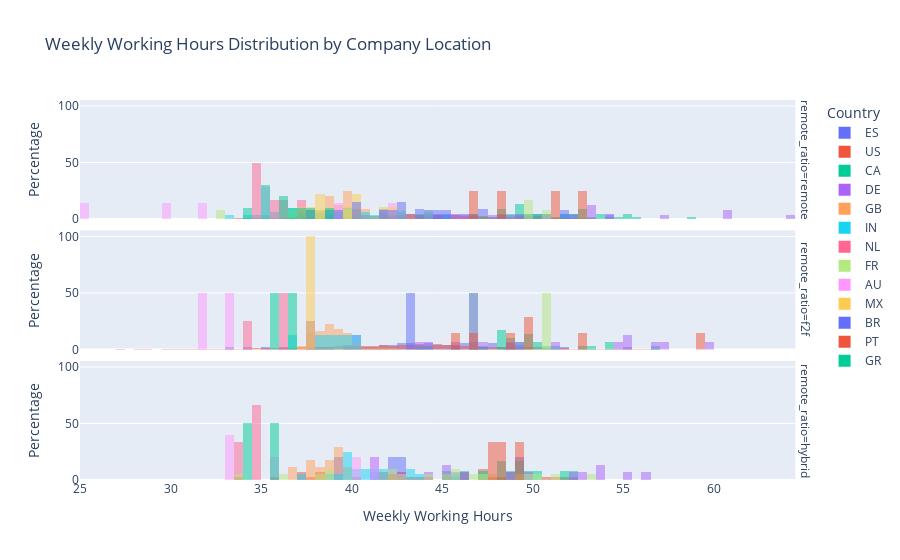

The cell this chart's notebook holds for it:
### Markdown cell above
Analyzing work-life balance and weekly hours between different seniority levels and accross multiple countries.

### Code cell
company_locations = get_frequent_company_locations(df)
filtered_df = df[df['company_location'].isin(company_locations)]
fig = histogram_weekly_hours_seniority_level(filtered_df)
fig

### Figure 1 — Plotly figure (JSON) as saved in the notebook; plotly's stock layout.template omitted (floating-point values rounded to 4 significant figures; data arrays with more than 128 entries replaced by an {"elided": "..."} marker saying what was removed)
{"data": [{"alignmentgroup": "True", "bingroup": "x", "histnorm": "percent", "hovertemplate": "company_location=ES<br>remote_ratio=remote<br>weekly_hours=%{x}<br>percent=%{y}<extra></extra>", "legendgroup": "ES", "marker": {"color": "#636efa", "opacity": 0.5, "pattern": {"shape": ""}}, "name": "ES", "offsetgroup": "ES", "orientation": "v", "showlegend": true, "type": "histogram", "x": [43.78, 52.21, 44.43, 45.16, 49.99, 38.02, 50.15, 49.01, 43.27, 50.63, 51.91, 46.58, 43.88, 42.0, 46.12, 47.19, 44.97, 38.53, 45.68, 41.69, 48.25, 54.23, 47.21], "xaxis": "x3", "yaxis": "y3"}, {"alignmentgroup": "True", "bingroup": "x", "histnorm": "percent", "hovertemplate": "company_location=ES<br>remote_ratio=f2f<br>weekly_hours=%{x}<br>percent=%{y}<extra></extra>", "legendgroup": "ES", "marker": {"color": "#636efa", "opacity": 0.5, "pattern": {"shape": ""}}, "name": "ES", "offsetgroup": "ES", "orientation": "v", "showlegend": false, "type": "histogram", "x": [41.87, 46.9, 55.09, 46.11, 44.15, 47.88, 44.97, 37.76, 35.04, 45.39, 39.66, 43.98, 45.83, 33.32, 42.01, 34.14, 45.75, 42.85, 44.02, 43.28, 36.14, 46.32, 48.25, 47.99, 49.16, 38.98, 47.85, 48.57, 43.4, 41.67, 48.81, 47.33, 51.55, 42.47, 44.45, 40.79, 49.42, 39.58, 45.19, 46.37, 42.53, 46.7, 43.13, 43.99, 38.11, 44.87, 41.41, 42.69, 48.79], "xaxis": "x2", "yaxis": "y2"}, {"alignmentgroup": "True", "bingroup": "x", "histnorm": "percent", "hovertemplate": "company_location=ES<br>remote_ratio=hybrid<br>weekly_hours=%{x}<br>percent=%{y}<extra></extra>", "legendgroup": "ES", "marker": {"color": "#636efa", "opacity": 0.5, "pattern": {"shape": ""}}, "name": "ES", "offsetgroup": "ES", "orientation": "v", "showlegend": false, "type": "histogram", "x": [41.28, 42.43, 39.38, 42.8, 49.19], "xaxis": "x", "yaxis": "y"}, {"alignmentgroup": "True", "bingroup": "x", "histnorm": "percent", "hovertemplate": "company_location=US<br>remote_ratio=remote<br>weekly_hours=%{x}<br>percent=%{y}<extra></extra>", "legendgroup": "US", "marker": {"color": "#EF553B", "opacity": 0.5, "pattern": {"shape": ""}}, "name": "US", "offsetgroup": "US", "orientation": "v", "showlegend": true, "type": "histogram", "x": {"elided": "1331 float values"}, "xaxis": "x3", "yaxis": "y3"}, {"alignmentgroup": "True", "bingroup": "x", "histnorm": "percent", "hovertemplate": "company_location=US<br>remote_ratio=f2f<br>weekly_hours=%{x}<br>percent=%{y}<extra></extra>", "legendgroup": "US", "marker": {"color": "#EF553B", "opacity": 0.5, "pattern": {"shape": ""}}, "name": "US", "offsetgroup": "US", "orientation": "v", "showlegend": false, "type": "histogram", "x": {"elided": "1669 float values"}, "xaxis": "x2", "yaxis": "y2"}, {"alignmentgroup": "True", "bingroup": "x", "histnorm": "percent", "hovertemplate": "company_location=US<br>remote_ratio=hybrid<br>weekly_hours=%{x}<br>percent=%{y}<extra></extra>", "legendgroup": "US", "marker": {"color": "#EF553B", "opacity": 0.5, "pattern": {"shape": ""}}, "name": "US", "offsetgroup": "US", "orientation": "v", "showlegend": false, "type": "histogram", "x": [43.14, 37.24, 43.85, 46.17, 46.21, 52.49, 46.12, 44.38, 38.08, 45.41, 37.91, 35.72, 42.85, 45.79, 42.15, 41.67, 47.83, 51.54, 41.56, 48.92, 47.12, 41.67, 33.64, 47.48, 51.09, 48.62, 48.48, 37.43, 42.88, 38.26, 47.23, 38.47, 47.35, 40.07, 45.2, 50.84, 42.03, 48.51, 42.86, 37.13], "xaxis": "x", "yaxis": "y"}, {"alignmentgroup": "True", "bingroup": "x", "histnorm": "percent", "hovertemplate": "company_location=CA<br>remote_ratio=remote<br>weekly_hours=%{x}<br>percent=%{y}<extra></extra>", "legendgroup": "CA", "marker": {"color": "#00cc96", "opacity": 0.5, "pattern": {"shape": ""}}, "name": "CA", "offsetgroup": "CA", "orientation": "v", "showlegend": true, "type": "histogram", "x": [52.37, 47.65, 44.58, 53.44, 48.28, 52.96, 48.46, 53.93, 51.27, 52.25, 48.27, 44.34, 45.11, 48.92, 52.85, 49.03, 55.61, 49.08, 43.63, 53.56, 50.37, 43.95, 49.1, 54.29, 52.89, 49.33, 58.84, 50.9, 42.96, 50.35, 54.99, 49.66, 48.58, 50.62, 49.16, 52.58, 49.12, 51.64, 48.2, 51.84, 46.92, 47.48, 49.56, 55.13, 46.88, 55.2], "xaxis": "x3", "yaxis": "y3"}, {"alignmentgroup": "True", "bingroup": "x", "histnorm": "percent", "hovertemplate": "company_location=CA<br>remote_ratio=f2f<br>weekly_hours=%{x}<br>percent=%{y}<extra></extra>", "legendgroup": "CA", "marker": {"color": "#00cc96", "opacity": 0.5, "pattern": {"shape": ""}}, "name": "CA", "offsetgroup": "CA", "orientation": "v", "showlegend": false, "type": "histogram", "x": [48.15, 46.51, 44.47, 49.46, 45.9, 50.38, 48.83, 56.64, 51.33, 48.07, 49.64, 52.72, 49.81, 54.18, 54.19, 50.75, 47.26, 48.63, 49.01, 49.82, 49.78, 50.19, 48.35, 53.07, 48.46, 48.33, 46.93, 43.68, 48.51], "xaxis": "x2", "yaxis": "y2"}, {"alignmentgroup": "True", "bingroup": "x", "histnorm": "percent", "hovertemplate": "company_location=CA<br>remote_ratio=hybrid<br>weekly_hours=%{x}<br>percent=%{y}<extra></extra>", "legendgroup": "CA", "marker": {"color": "#00cc96", "opacity": 0.5, "pattern": {"shape": ""}}, "name": "CA", "offsetgroup": "CA", "orientation": "v", "showlegend": false, "type": "histogram", "x": [47.31, 49.1, 52.41, 48.45, 51.94, 49.52, 49.1, 48.14, 46.07, 48.98, 50.02, 45.17], "xaxis": "x", "yaxis": "y"}, {"alignmentgroup": "True", "bingroup": "x", "histnorm": "percent", "hovertemplate": "company_location=DE<br>remote_ratio=remote<br>weekly_hours=%{x}<br>percent=%{y}<extra></extra>", "legendgroup": "DE", "marker": {"color": "#ab63fa", "opacity": 0.5, "pattern": {"shape": ""}}, "name": "DE", "offsetgroup": "DE", "orientation": "v", "showlegend": true, "type": "histogram", "x": [39.13, 60.98, 46.73, 40.35, 45.45, 40.91, 53.06, 43.52, 47.61, 64.34, 53.49, 53.31, 44.67, 48.05, 38.65, 49.06, 40.35, 46.18, 48.8, 60.57, 54.28, 50.85, 52.03, 45.55, 57.39], "xaxis": "x3", "yaxis": "y3"}, {"alignmentgroup": "True", "bingroup": "x", "histnorm": "percent", "hovertemplate": "company_location=DE<br>remote_ratio=f2f<br>weekly_hours=%{x}<br>percent=%{y}<extra></extra>", "legendgroup": "DE", "marker": {"color": "#ab63fa", "opacity": 0.5, "pattern": {"shape": ""}}, "name": "DE", "offsetgroup": "DE", "orientation": "v", "showlegend": false, "type": "histogram", "x": [55.02, 57.38, 44.48, 40.33, 48.54, 49.3, 45.84, 43.54, 46.63, 47.43, 59.75, 51.18, 55.39, 56.51, 40.38, 54.84], "xaxis": "x2", "yaxis": "y2"}, {"alignmentgroup": "True", "bingroup": "x", "histnorm": "percent", "hovertemplate": "company_location=DE<br>remote_ratio=hybrid<br>weekly_hours=%{x}<br>percent=%{y}<extra></extra>", "legendgroup": "DE", "marker": {"color": "#ab63fa", "opacity": 0.5, "pattern": {"shape": ""}}, "name": "DE", "offsetgroup": "DE", "orientation": "v", "showlegend": false, "type": "histogram", "x": [44.39, 52.01, 41.48, 48.66, 45.1, 53.62, 45.93, 55.16, 53.62, 49.73, 42.87, 52.65, 45.2, 46.36, 56.38], "xaxis": "x", "yaxis": "y"}, {"alignmentgroup": "True", "bingroup": "x", "histnorm": "percent", "hovertemplate": "company_location=GB<br>remote_ratio=remote<br>weekly_hours=%{x}<br>percent=%{y}<extra></extra>", "legendgroup": "GB", "marker": {"color": "#FFA15A", "opacity": 0.5, "pattern": {"shape": ""}}, "name": "GB", "offsetgroup": "GB", "orientation": "v", "showlegend": true, "type": "histogram", "x": [39.39, 39.89, 39.48, 39.43, 38.78, 38.59, 39.7, 39.31, 38.27, 37.62, 40.15, 39.55, 39.77, 41.0, 37.44, 39.65, 39.66, 40.78, 37.5, 37.98, 40.39, 38.82, 39.57, 39.4, 38.99, 41.01, 38.76, 41.0, 37.54, 40.66, 40.18, 38.09, 38.55, 40.41, 39.96, 39.2, 38.9, 39.67, 38.06, 37.35, 39.15, 38.73, 37.93, 38.64, 40.65, 40.69, 39.62, 39.53, 40.58, 39.72, 38.86, 37.63, 39.62, 38.45, 39.34, 38.6, 38.88, 39.51, 38.11, 39.83, 40.04, 39.64, 40.43, 38.87, 37.34], "xaxis": "x3", "yaxis": "y3"}, {"alignmentgroup": "True", "bingroup": "x", "histnorm": "percent", "hovertemplate": "company_location=GB<br>remote_ratio=f2f<br>weekly_hours=%{x}<br>percent=%{y}<extra></extra>", "legendgroup": "GB", "marker": {"color": "#FFA15A", "opacity": 0.5, "pattern": {"shape": ""}}, "name": "GB", "offsetgroup": "GB", "orientation": "v", "showlegend": false, "type": "histogram", "x": [38.51, 39.82, 37.56, 36.64, 38.81, 39.47, 38.37, 38.17, 39.16, 37.96, 37.46, 37.71, 38.77, 38.36, 39.42, 37.87, 40.03, 38.37, 38.29, 38.0, 37.78, 39.16, 37.55, 38.87, 38.48, 39.56, 39.3, 38.65, 39.95, 37.67, 37.85, 39.25, 38.47, 39.28, 38.78, 39.18, 38.34, 38.99, 40.33, 39.4, 37.84, 39.66, 39.35, 39.52, 38.62, 39.44, 40.17, 38.86, 37.89, 38.94, 37.64, 37.81, 39.63, 37.9, 39.25, 40.51, 38.4, 38.39, 38.59, 38.69, 38.09, 39.79, 38.86, 40.22, 39.68, 39.51, 41.23, 38.98, 38.12, 39.57, 39.67, 39.61, 38.98, 39.4, 38.86, 38.2, 38.56, 39.07, 42.17, 38.88, 38.21, 39.66, 40.34, 39.49, 38.91, 37.16, 37.38, 39.41, 38.82, 41.91], "xaxis": "x2", "yaxis": "y2"}, {"alignmentgroup": "True", "bingroup": "x", "histnorm": "percent", "hovertemplate": "company_location=GB<br>remote_ratio=hybrid<br>weekly_hours=%{x}<br>percent=%{y}<extra></extra>", "legendgroup": "GB", "marker": {"color": "#FFA15A", "opacity": 0.5, "pattern": {"shape": ""}}, "name": "GB", "offsetgroup": "GB", "orientation": "v", "showlegend": false, "type": "histogram", "x": [39.06, 37.93, 39.18, 39.04, 37.74, 39.19, 38.83, 38.69, 39.47, 39.58, 36.65, 38.2, 37.98, 38.66, 36.52, 38.43, 39.91], "xaxis": "x", "yaxis": "y"}, {"alignmentgroup": "True", "bingroup": "x", "histnorm": "percent", "hovertemplate": "company_location=IN<br>remote_ratio=remote<br>weekly_hours=%{x}<br>percent=%{y}<extra></extra>", "legendgroup": "IN", "marker": {"color": "#19d3f3", "opacity": 0.5, "pattern": {"shape": ""}}, "name": "IN", "offsetgroup": "IN", "orientation": "v", "showlegend": true, "type": "histogram", "x": [40.89, 33.42, 40.82, 40.21, 41.63, 38.16, 38.83, 37.35, 35.81, 45.34, 35.32, 41.01, 35.65, 34.35, 39.75, 42.73, 36.73, 41.7, 42.27, 36.57, 39.42, 34.87, 39.86, 44.14, 44.12, 42.79, 39.01, 38.27, 39.56, 36.88], "xaxis": "x3", "yaxis": "y3"}, {"alignmentgroup": "True", "bingroup": "x", "histnorm": "percent", "hovertemplate": "company_location=IN<br>remote_ratio=f2f<br>weekly_hours=%{x}<br>percent=%{y}<extra></extra>", "legendgroup": "IN", "marker": {"color": "#19d3f3", "opacity": 0.5, "pattern": {"shape": ""}}, "name": "IN", "offsetgroup": "IN", "orientation": "v", "showlegend": false, "type": "histogram", "x": [37.8, 36.96, 38.9, 40.0, 39.26, 39.56, 38.25, 37.99], "xaxis": "x2", "yaxis": "y2"}, {"alignmentgroup": "True", "bingroup": "x", "histnorm": "percent", "hovertemplate": "company_location=IN<br>remote_ratio=hybrid<br>weekly_hours=%{x}<br>percent=%{y}<extra></extra>", "legendgroup": "IN", "marker": {"color": "#19d3f3", "opacity": 0.5, "pattern": {"shape": ""}}, "name": "IN", "offsetgroup": "IN", "orientation": "v", "showlegend": false, "type": "histogram", "x": [43.1, 41.18, 40.91, 43.54, 39.59, 39.58, 40.67, 37.18, 39.59, 45.7, 41.52, 39.9, 41.5, 39.65, 41.53, 40.41, 40.18, 39.16, 43.37, 38.6], "xaxis": "x", "yaxis": "y"}, {"alignmentgroup": "True", "bingroup": "x", "histnorm": "percent", "hovertemplate": "company_location=NL<br>remote_ratio=remote<br>weekly_hours=%{x}<br>percent=%{y}<extra></extra>", "legendgroup": "NL", "marker": {"color": "#FF6692", "opacity": 0.5, "pattern": {"shape": ""}}, "name": "NL", "offsetgroup": "NL", "orientation": "v", "showlegend": true, "type": "histogram", "x": [36.11, 34.95, 35.72, 34.94, 37.15, 34.84], "xaxis": "x3", "yaxis": "y3"}, {"alignmentgroup": "True", "bingroup": "x", "histnorm": "percent", "hovertemplate": "company_location=NL<br>remote_ratio=f2f<br>weekly_hours=%{x}<br>percent=%{y}<extra></extra>", "legendgroup": "NL", "marker": {"color": "#FF6692", "opacity": 0.5, "pattern": {"shape": ""}}, "name": "NL", "offsetgroup": "NL", "orientation": "v", "showlegend": false, "type": "histogram", "x": [34.27, 36.05, 37.58, 36.28], "xaxis": "x2", "yaxis": "y2"}, {"alignmentgroup": "True", "bingroup": "x", "histnorm": "percent", "hovertemplate": "company_location=NL<br>remote_ratio=hybrid<br>weekly_hours=%{x}<br>percent=%{y}<extra></extra>", "legendgroup": "NL", "marker": {"color": "#FF6692", "opacity": 0.5, "pattern": {"shape": ""}}, "name": "NL", "offsetgroup": "NL", "orientation": "v", "showlegend": false, "type": "histogram", "x": [34.84, 33.72, 34.96], "xaxis": "x", "yaxis": "y"}, {"alignmentgroup": "True", "bingroup": "x", "histnorm": "percent", "hovertemplate": "company_location=FR<br>remote_ratio=remote<br>weekly_hours=%{x}<br>percent=%{y}<extra></extra>", "legendgroup": "FR", "marker": {"color": "#B6E880", "opacity": 0.5, "pattern": {"shape": ""}}, "name": "FR", "offsetgroup": "FR", "orientation": "v", "showlegend": true, "type": "histogram", "x": [38.87, 38.48, 42.56, 39.73, 36.53, 49.68, 44.12, 50.9, 49.71, 32.81, 39.35, 40.27], "xaxis": "x3", "yaxis": "y3"}, {"alignmentgroup": "True", "bingroup": "x", "histnorm": "percent", "hovertemplate": "company_location=FR<br>remote_ratio=f2f<br>weekly_hours=%{x}<br>percent=%{y}<extra></extra>", "legendgroup": "FR", "marker": {"color": "#B6E880", "opacity": 0.5, "pattern": {"shape": ""}}, "name": "FR", "offsetgroup": "FR", "orientation": "v", "showlegend": false, "type": "histogram", "x": [46.87, 50.68], "xaxis": "x2", "yaxis": "y2"}, {"alignmentgroup": "True", "bingroup": "x", "histnorm": "percent", "hovertemplate": "company_location=FR<br>remote_ratio=hybrid<br>weekly_hours=%{x}<br>percent=%{y}<extra></extra>", "legendgroup": "FR", "marker": {"color": "#B6E880", "opacity": 0.5, "pattern": {"shape": ""}}, "name": "FR", "offsetgroup": "FR", "orientation": "v", "showlegend": false, "type": "histogram", "x": [44.11, 33.6, 45.58, 45.18, 42.89, 38.33, 42.39, 50.36, 42.48, 53.07, 38.72, 45.84, 38.74, 47.63, 49.35, 49.9, 47.28, 51.17, 36.24, 46.93], "xaxis": "x", "yaxis": "y"}, {"alignmentgroup": "True", "bingroup": "x", "histnorm": "percent", "hovertemplate": "company_location=AU<br>remote_ratio=remote<br>weekly_hours=%{x}<br>percent=%{y}<extra></extra>", "legendgroup": "AU", "marker": {"color": "#FF97FF", "opacity": 0.5, "pattern": {"shape": ""}}, "name": "AU", "offsetgroup": "AU", "orientation": "v", "showlegend": true, "type": "histogram", "x": [35.37, 42.22, 29.72, 35.39, 25.33, 39.2, 31.65], "xaxis": "x3", "yaxis": "y3"}, {"alignmentgroup": "True", "bingroup": "x", "histnorm": "percent", "hovertemplate": "company_location=AU<br>remote_ratio=f2f<br>weekly_hours=%{x}<br>percent=%{y}<extra></extra>", "legendgroup": "AU", "marker": {"color": "#FF97FF", "opacity": 0.5, "pattern": {"shape": ""}}, "name": "AU", "offsetgroup": "AU", "orientation": "v", "showlegend": false, "type": "histogram", "x": [31.57, 33.36], "xaxis": "x2", "yaxis": "y2"}, {"alignmentgroup": "True", "bingroup": "x", "histnorm": "percent", "hovertemplate": "company_location=AU<br>remote_ratio=hybrid<br>weekly_hours=%{x}<br>percent=%{y}<extra></extra>", "legendgroup": "AU", "marker": {"color": "#FF97FF", "opacity": 0.5, "pattern": {"shape": ""}}, "name": "AU", "offsetgroup": "AU", "orientation": "v", "showlegend": false, "type": "histogram", "x": [33.03, 33.09, 35.96, 41.4, 40.03], "xaxis": "x", "yaxis": "y"}, {"alignmentgroup": "True", "bingroup": "x", "histnorm": "percent", "hovertemplate": "company_location=MX<br>remote_ratio=remote<br>weekly_hours=%{x}<br>percent=%{y}<extra></extra>", "legendgroup": "MX", "marker": {"color": "#FECB52", "opacity": 0.5, "pattern": {"shape": ""}}, "name": "MX", "offsetgroup": "MX", "orientation": "v", "showlegend": true, "type": "histogram", "x": [38.45, 38.02, 42.22, 39.99, 40.29, 37.63, 41.65, 40.05, 37.4], "xaxis": "x3", "yaxis": "y3"}, {"alignmentgroup": "True", "bingroup": "x", "histnorm": "percent", "hovertemplate": "company_location=MX<br>remote_ratio=f2f<br>weekly_hours=%{x}<br>percent=%{y}<extra></extra>", "legendgroup": "MX", "marker": {"color": "#FECB52", "opacity": 0.5, "pattern": {"shape": ""}}, "name": "MX", "offsetgroup": "MX", "orientation": "v", "showlegend": false, "type": "histogram", "x": [37.59], "xaxis": "x2", "yaxis": "y2"}, {"alignmentgroup": "True", "bingroup": "x", "histnorm": "percent", "hovertemplate": "company_location=BR<br>remote_ratio=remote<br>weekly_hours=%{x}<br>percent=%{y}<extra></extra>", "legendgroup": "BR", "marker": {"color": "#636efa", "opacity": 0.5, "pattern": {"shape": ""}}, "name": "BR", "offsetgroup": "BR", "orientation": "v", "showlegend": true, "type": "histogram", "x": [44.93, 38.71, 42.38, 45.45, 41.94, 42.71, 40.22, 39.29, 42.65, 44.39, 37.97, 40.14, 51.55], "xaxis": "x3", "yaxis": "y3"}, {"alignmentgroup": "True", "bingroup": "x", "histnorm": "percent", "hovertemplate": "company_location=BR<br>remote_ratio=f2f<br>weekly_hours=%{x}<br>percent=%{y}<extra></extra>", "legendgroup": "BR", "marker": {"color": "#636efa", "opacity": 0.5, "pattern": {"shape": ""}}, "name": "BR", "offsetgroup": "BR", "orientation": "v", "showlegend": false, "type": "histogram", "x": [46.92, 43.27], "xaxis": "x2", "yaxis": "y2"}, {"alignmentgroup": "True", "bingroup": "x", "histnorm": "percent", "hovertemplate": "company_location=PT<br>remote_ratio=remote<br>weekly_hours=%{x}<br>percent=%{y}<extra></extra>", "legendgroup": "PT", "marker": {"color": "#EF553B", "opacity": 0.5, "pattern": {"shape": ""}}, "name": "PT", "offsetgroup": "PT", "orientation": "v", "showlegend": true, "type": "histogram", "x": [51.34, 48.22, 52.8, 46.72], "xaxis": "x3", "yaxis": "y3"}, {"alignmentgroup": "True", "bingroup": "x", "histnorm": "percent", "hovertemplate": "company_location=PT<br>remote_ratio=f2f<br>weekly_hours=%{x}<br>percent=%{y}<extra></extra>", "legendgroup": "PT", "marker": {"color": "#EF553B", "opacity": 0.5, "pattern": {"shape": ""}}, "name": "PT", "offsetgroup": "PT", "orientation": "v", "showlegend": false, "type": "histogram", "x": [59.16, 48.8, 52.91, 45.89, 46.65, 49.5, 49.76], "xaxis": "x2", "yaxis": "y2"}, {"alignmentgroup": "True", "bingroup": "x", "histnorm": "percent", "hovertemplate": "company_location=PT<br>remote_ratio=hybrid<br>weekly_hours=%{x}<br>percent=%{y}<extra></extra>", "legendgroup": "PT", "marker": {"color": "#EF553B", "opacity": 0.5, "pattern": {"shape": ""}}, "name": "PT", "offsetgroup": "PT", "orientation": "v", "showlegend": false, "type": "histogram", "x": [47.58, 48.3, 49.11], "xaxis": "x", "yaxis": "y"}, {"alignmentgroup": "True", "bingroup": "x", "histnorm": "percent", "hovertemplate": "company_location=GR<br>remote_ratio=remote<br>weekly_hours=%{x}<br>percent=%{y}<extra></extra>", "legendgroup": "GR", "marker": {"color": "#00cc96", "opacity": 0.5, "pattern": {"shape": ""}}, "name": "GR", "offsetgroup": "GR", "orientation": "v", "showlegend": true, "type": "histogram", "x": [36.91, 34.04, 35.46, 36.13, 36.14, 37.25, 37.74, 38.8, 35.24, 35.19], "xaxis": "x3", "yaxis": "y3"}, {"alignmentgroup": "True", "bingroup": "x", "histnorm": "percent", "hovertemplate": "company_location=GR<br>remote_ratio=f2f<br>weekly_hours=%{x}<br>percent=%{y}<extra></extra>", "legendgroup": "GR", "marker": {"color": "#00cc96", "opacity": 0.5, "pattern": {"shape": ""}}, "name": "GR", "offsetgroup": "GR", "orientation": "v", "showlegend": false, "type": "histogram", "x": [36.68, 35.74], "xaxis": "x2", "yaxis": "y2"}, {"alignmentgroup": "True", "bingroup": "x", "histnorm": "percent", "hovertemplate": "company_location=GR<br>remote_ratio=hybrid<br>weekly_hours=%{x}<br>percent=%{y}<extra></extra>", "legendgroup": "GR", "marker": {"color": "#00cc96", "opacity": 0.5, "pattern": {"shape": ""}}, "name": "GR", "offsetgroup": "GR", "orientation": "v", "showlegend": false, "type": "histogram", "x": [34.36, 35.98], "xaxis": "x", "yaxis": "y"}], "layout": {"annotations": [{"font": {}, "showarrow": false, "text": "remote_ratio=hybrid", "textangle": 90, "x": 0.98, "xanchor": "left", "xref": "paper", "y": 0.1567, "yanchor": "middle", "yref": "paper"}, {"font": {}, "showarrow": false, "text": "remote_ratio=f2f", "textangle": 90, "x": 0.98, "xanchor": "left", "xref": "paper", "y": 0.5, "yanchor": "middle", "yref": "paper"}, {"font": {}, "showarrow": false, "text": "remote_ratio=remote", "textangle": 90, "x": 0.98, "xanchor": "left", "xref": "paper", "y": 0.8433, "yanchor": "middle", "yref": "paper"}], "barmode": "overlay", "legend": {"title": {"text": "Country"}, "tracegroupgap": 0}, "showlegend": true, "title": {"text": "Weekly Working Hours Distribution by Company Location"}, "xaxis": {"anchor": "y", "domain": [0, 0.98], "title": {"text": "Weekly Working Hours"}}, "xaxis2": {"anchor": "y2", "domain": [0, 0.98], "matches": "x", "showticklabels": false}, "xaxis3": {"anchor": "y3", "domain": [0, 0.98], "matches": "x", "showticklabels": false}, "yaxis": {"anchor": "x", "domain": [0, 0.3133], "title": {"text": "Percentage"}}, "yaxis2": {"anchor": "x2", "domain": [0.3433, 0.6567], "matches": "y", "title": {"text": "Percentage"}}, "yaxis3": {"anchor": "x3", "domain": [0.6867, 1.0], "matches": "y", "title": {"text": "Percentage"}}}}
